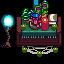

A 2D game scene composited from a Tiled map and its tileset images. What follows is a short description and the map's XML, with every tile layer's data as written:
An orthogonal 4x4 tile map with 16x16 px tiles, 6 tile layers (Back, Back2, Buildings, Paths, ...) and 3 objects (3x TileData).

<map version="1.10" tiledversion="1.10.2" orientation="orthogonal" renderorder="right-down" compressionlevel="0" width="4" height="4" tilewidth="16" tileheight="16" infinite="0" nextlayerid="13" nextobjectid="6">
 <tileset firstgid="1" name="Desty_Hector_Tilesheet" tilewidth="16" tileheight="16" tilecount="420" columns="15">
  <image source="Desty_Hector_Tilesheet.png" width="240" height="448" />
 </tileset>
 <layer id="1" name="Back" width="4" height="4">
  <data encoding="csv">
0,0,0,0,
0,0,0,0,
0,0,0,0,
0,0,0,0
</data>
 </layer>
 <layer id="12" name="Back2" width="4" height="4">
  <properties>
   <property name="Warp" value="1 2 EastScarp_DruidTower 6 28 2 2 EastScarp_DruidTower 6 28 3 2 EastScarp_DruidTower 6 28" />
  </properties>
  <data encoding="csv">
0,0,278,0,
0,0,0,0,
0,0,0,0,
0,325,326,327
</data>
 </layer>
 <objectgroup id="2" name="Back" />
 <layer id="3" name="Buildings" width="4" height="4">
  <data encoding="csv">
0,0,0,0,
0,295,296,297,
34,310,311,312,
0,0,0,0
</data>
 </layer>
 <objectgroup id="11" name="Buildings">
  <object id="3" name="TileData" x="48" y="32" width="16" height="16">
   <properties>
    <property name="Action" value="Warp 6 28 EastScarp_DruidTower" />
   </properties>
  </object>
  <object id="4" name="TileData" x="16" y="32" width="16" height="16">
   <properties>
    <property name="Action" value="Warp 6 28 EastScarp_DruidTower" />
   </properties>
  </object>
  <object id="5" name="TileData" x="32" y="32" width="16" height="16">
   <properties>
    <property name="Action" value="Warp 6 28 EastScarp_DruidTower" />
   </properties>
  </object>
 </objectgroup>
 <layer id="5" name="Paths" width="4" height="4">
  <data encoding="csv">
0,0,0,0,
0,0,0,0,
0,0,0,0,
0,0,0,0
</data>
 </layer>
 <objectgroup id="6" name="Paths" />
 <layer id="7" name="Front" width="4" height="4">
  <data encoding="csv">
4,280,281,282,
19,0,0,0,
0,0,0,0,
0,0,0,0
</data>
 </layer>
 <objectgroup id="8" name="Front" offsetx="-32" offsety="0" />
 <layer id="9" name="AlwaysFront" width="4" height="4">
  <data encoding="csv">
0,0,0,0,
0,0,0,0,
0,0,0,0,
0,0,0,0
</data>
 </layer>
 <objectgroup id="10" name="AlwaysFront" />
</map>
